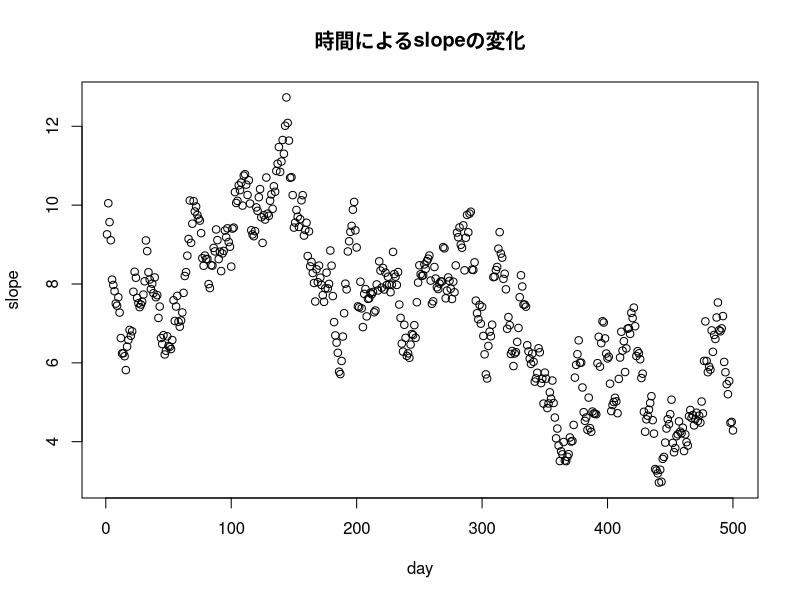
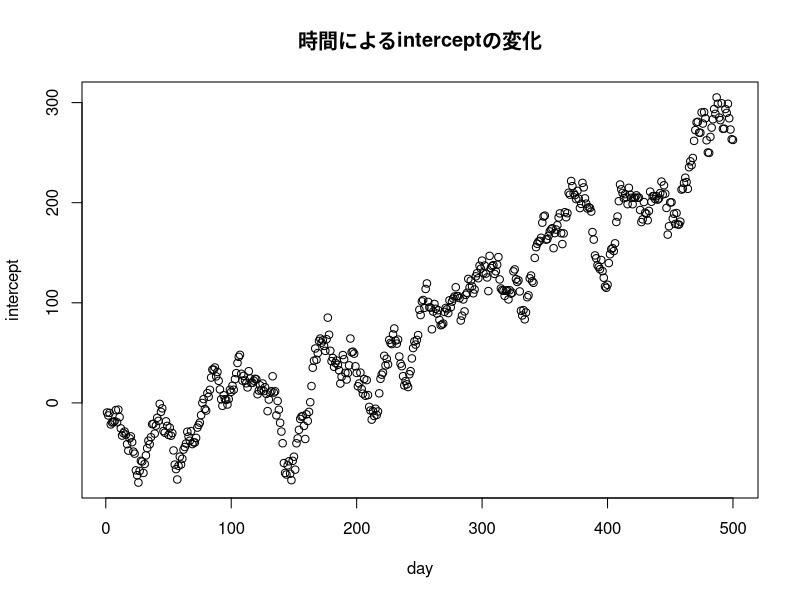
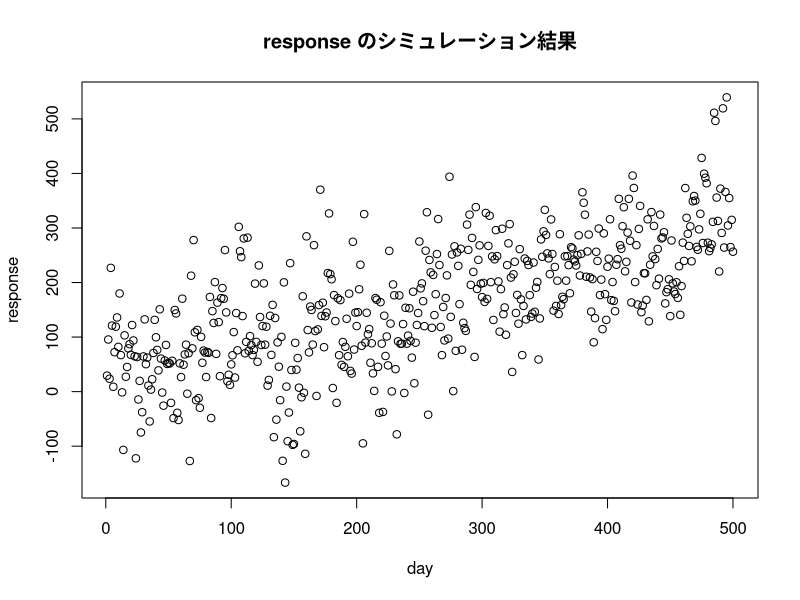

R code for these plots, in order: (Note: this script raises an error after producing the figures.)
# パラメタの設定
N = 500 # サンプルサイズ

# dlmMLE の推定値の正解値
observationErrorSD = 20 # 観測誤差の標準偏差
processErrorSD = 10 # 過程誤差の標準偏差
coefErrorSD = 0.5 # 係数の過程誤差の標準偏差

# 説明変数をシミュレーション用に作成
set.seed(1)
explanatory = rnorm(n = N, mean = 10, sd = 10)

# slope（傾き）が毎日過程誤差が加わって、変化していくようにする
set.seed(12)
slope = cumsum(rnorm(n = N, mean = 0, sd = coefErrorSD)) + 10 # 過程誤差が毎日積み上がる.
plot(slope, main = "時間によるslopeの変化", xlab = 'day')

# 同様にしてincetercept（切片）も作成
set.seed(3)
intercept = cumsum(rnorm(n = N, mean = 0, sd = processErrorSD))
plot(intercept, main = "時間によるinterceptの変化", xlab = "day")

# responseのシミュレーション
set.seed(4)
response = intercept + explanatory * slope + rnorm(n = N, mean = 0, sd = observationErrorSD)
plot(response, main = 'response のシミュレーション結果', xlab = "day")


# 時変係数DLM. closure
buildDlmReg = function(theta) {
  dlmModReg(X = explanatory,
            # 観測誤差の分散. 負を取らないから、exp
            dV = exp(theta[1]),
            # 過程誤差の分散 過程誤差は２つあるため、パラメタも２つ. 同様にexp を使う
            dW = c(exp(theta[2]), exp(theta[3])))
}

# モデル推定
# parm: vector of initial values - for the optimization routine - of the unknown parameters.
# $par が推定した値（観測誤差、過程誤差1、過程誤差2）. exp をとると分散, そのsqrt をとると標準偏差
fitDlmReg = dlmMLE(response,
                   parm = c(2, 1, 1),
                   buildDlmReg,
                   method = 'SANN')

# 推定値でモデルを組み直す
modDlmReg = buildDlmReg(fitDlmReg$par)
# あとはフィルタリング・スムージングして完了
filterDlmReg = dlmFilter(response, modDlmReg)
smoothDlmReg = dlmSmooth(filterDlmReg) 

plot(response,
     col = 1,
     lwd = 1)
lines(dropFirst(filterDlmReg$m)[, 1] + dropFirst(filterDlmReg$m)[, 2] * explanatory,
      col = alpha(2, 0.5),
      lwd = 2)
lines(dropFirst(smoothDlmReg$s)[, 1] + dropFirst(smoothDlmReg$s)[, 2] * explanatory,
      col = alpha(4, 0.5),
      lwd = 2)

legend(
  "bottomright",
  pch = c(1, NA, NA),
  col = c(1, 2, 4),
  lwd = c(1, 2, 2),
  legend = c("data", "Filter", "Smooth")
)

# 事変係数が推測できてるか？
plot(dropFirst(filterDlmReg$m)[,2], type="l", ylim=c(0,15), col=alpha(2, 0.5),xlab='day', ylab='slope')
lines(dropFirst(smoothDlmReg$s)[,2], type="l", ylim=c(0,15), col=alpha(4, 0.5))

# 正しいslope
lines(slope, col=alpha(1,0.5))
legend(
  "topright",
  col = c(2, 4, 1),
  lty=1,
  legend = c("フィルタリングのslope", "スムージングのslope", "正しいslope")
)

